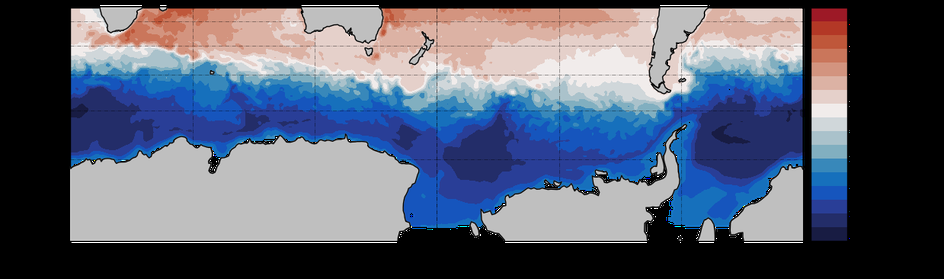
#> input picture tmp/ppt/tmp1.png, 944 x 279 px, shrunk from 1239 x 366 before the run, found by its file name; its folder holds 2 pictures in this run
$ python Concat_figs.py
#> lines starting #> are read from the running program, lines starting #| are printed output that depends on the picture
# -*- coding: utf-8 -*-
"""
Created on Tue May 30 16:32:40 2023

@author: shjo9
"""

# -*- codilist(ng: utf-8 -*-
"""
Created on Tue Feb 14 20:52:54 2023

@author: birostris
@email : birostris36@gmail.com

Name :
Reference :
Description :
"""

import os
import cv2
import pandas as pd
from tqdm import tqdm
import numpy as np

save_path='D:/OneDrive/base142/Warehouse02/V205701_LSXICE/Concat_zonal_seasonal_salt/'

image_path01='D:/OneDrive/base142/Warehouse02/V205701_LSXICE/Zonal_mean_season_salt/ppt/'
image_path02='D:/OneDrive/base142/Warehouse02/V205701_LSXICE/Zonal_meanDiff_season_salt_SODA/ppt/'
image_path03='D:/OneDrive/base142/Warehouse02/V205701_LSXICE/Zonal_meanDiff_season_salt_MODEL_SODA/ppt/'

IMAGES01=list(np.sort([image_path01+i for i in os.listdir(image_path01) if i.endswith('.png')]))
IMAGES02=list(np.sort([image_path02+i for i in os.listdir(image_path02) if i.endswith('.png')]))
IMAGES03=list(np.sort([image_path03+i for i in os.listdir(image_path03) if i.endswith('.png')]))

# IMAGES01=IMAGES01[1:]
# DATES=pd.date_range('1980-02','2015-12',freq='m').strftime('%Y_%m')
DATES=range(1,len(IMAGES02)+1)

for i,j,k,d in tqdm(zip(IMAGES01,IMAGES02,IMAGES03,DATES)):
    # Open the first image
    img1 = cv2.imread(i)
#> img1 is the input picture: shape (279, 944, 3); mean B, G, R 115.9, 97.1, 89.8
    # Open the second image
    img2 = cv2.imread(j)
    img3 = cv2.imread(k)
    # Concatenate the images horizontally
    result = cv2.hconcat([img1,img2,img3])
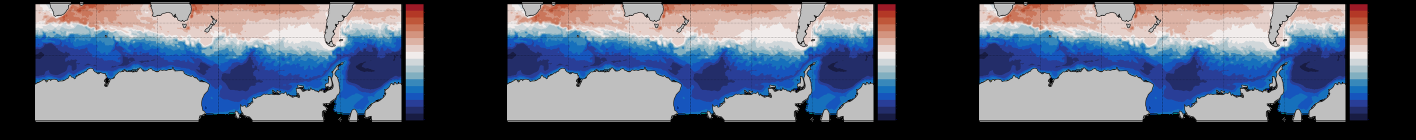
#> result: shape (279, 2832, 3) (shown at 1/2 size); mean B, G, R 115.9, 97.1, 89.8
    # Display the concatenated image
    cv2.imwrite(save_path+f'{d:02d}'+'.png', result)
#> pass 2 of the loop `for i,j,k,d in tqdm(zip(IMAGES01,IMAGES02,IMAGES03,DATES)):`:
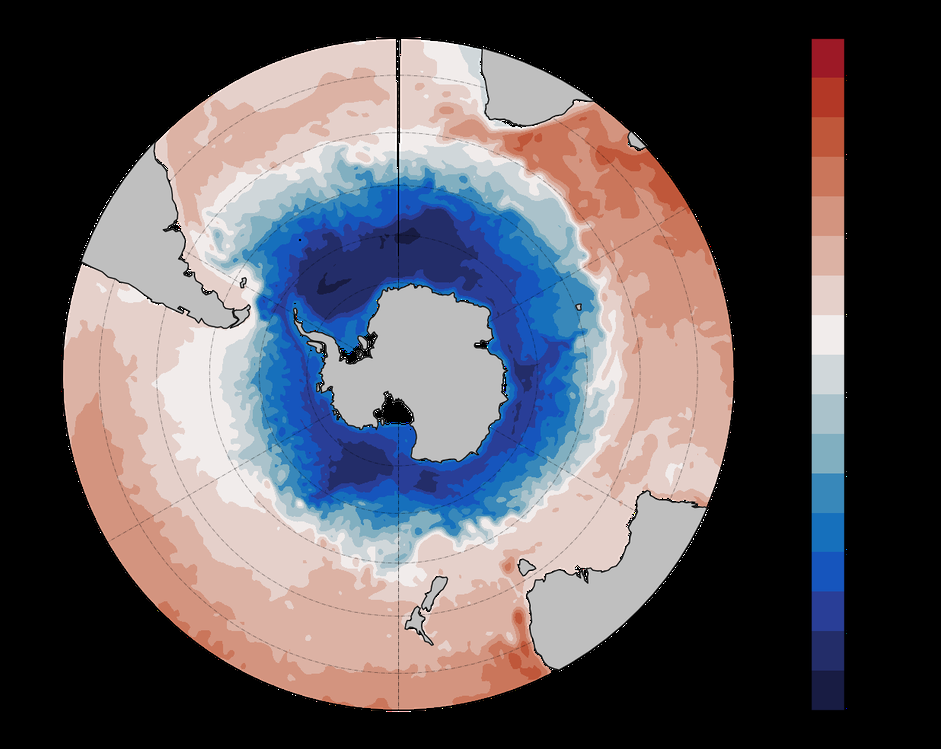
#> input picture tmp/ppt/tmp2.png, 941 x 749 px, shrunk from 1236 x 984 before the run, found by its file name
#> img1 is the input picture: shape (749, 941, 3); mean B, G, R 91.5, 86, 90.5
#> `result = cv2.hconcat([img1,img2,img3])`:
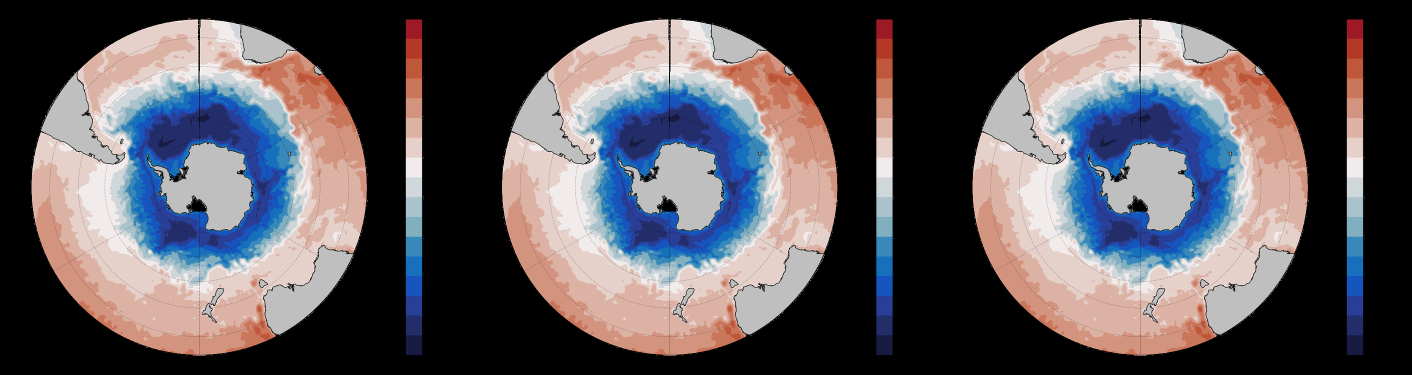
#> result: shape (749, 2823, 3) (shown at 1/2 size); mean B, G, R 91.5, 86, 90.5
